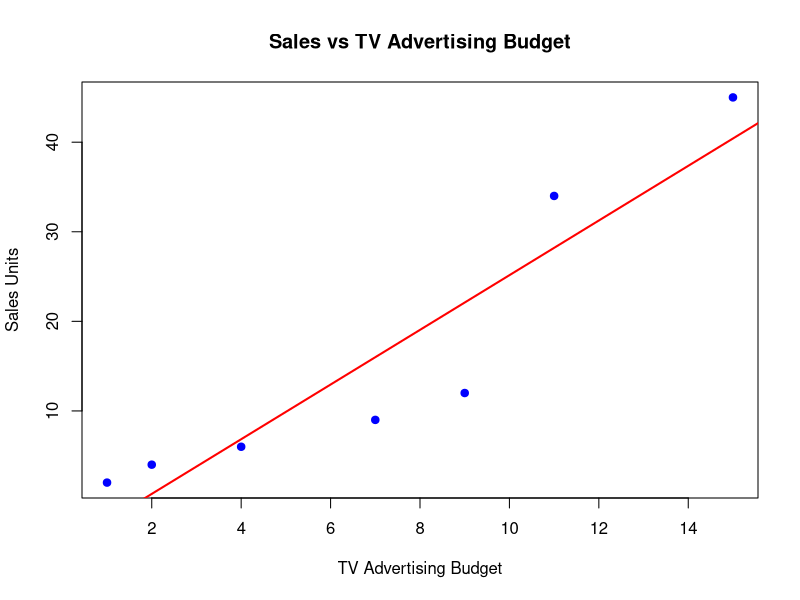

Write the R code that produced this figure. (Note: this script raises an error after producing the figure.)
# Data
sales <- c(2, 4, 6, 9, 12, 34, 45)
Tv <- c(1, 2, 4, 7, 9, 11, 15)

# Create a data frame
data <- data.frame(sales, Tv)

# Linear regression model
model <- lm(sales ~ Tv, data = data)

# Model summary
summary(model)

# Extract intercept and slope
intercept <- coef(model)[1]
slope <- coef(model)[2]

# Print coefficients
cat("Intercept:", intercept, "\n")
cat("Slope:", slope, "\n")

# Plot

plot(data$Tv, data$sales,
     main = "Sales vs TV Advertising Budget",
     xlab = "TV Advertising Budget",
     ylab = "Sales Units",
     pch = 19,
     col = "blue")

# Add regression line
abline(model, col = "red", lwd = 2)
cat("Interpretation:\n")
cat("Mean difference (1980 - 1970): ", mean(fish_data$Price_1980 - fish_data$Price_1970), "\n")
cat("95% confidence interval of difference: ", t_test_result$conf.int, "\n")
